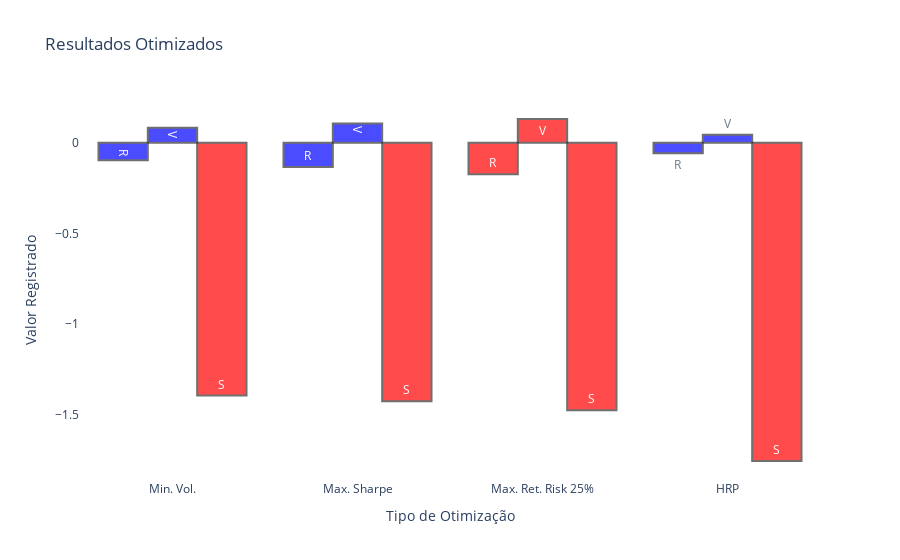

Notebook code cell kept with this figure:
### Markdown cell above
### Comparação entre Otimizações

### Code cell
sharpe_iguais = aux.sharpe(ret_iguais, vol_iguais, selic_a)

ret_cores = [
    'red' if ret < ret_iguais else 'blue'
    for ret in rets.values()
]

vol_cores = [
    'blue' if vol < vol_iguais else 'red'
    for vol in vols.values()
]

sharpe_cores = [
    'red' if s < sharpe_iguais else 'blue'
    for s in sharpes.values()
]

colors = {
    'rets': ret_cores,
    'vols': vol_cores,
    'sharpes': sharpe_cores
}

# rets = jl.load('rets.pkl')
# vols = jl.load('vols.pkl')
# sharpes = jl.load('sharpes.pkl')
# colors = jl.load('colors.pkl')

aux.plot_opt_comparisons(rets, vols, sharpes, colors)

### Figure 1 — Plotly figure (JSON) as saved in the notebook; plotly's stock layout.template omitted (floating-point values rounded to 4 significant figures)
{"data": [{"hoverinfo": "text+y", "marker": {"color": ["blue", "blue", "red", "blue"], "line": {"color": "#333", "width": 2}}, "opacity": 0.7, "showlegend": false, "text": "R", "type": "bar", "x": ["Min. Vol.", "Max. Sharpe", "Max. Ret. Risk 25%", "HRP"], "y": [-0.09642, -0.1337, -0.1749, -0.05837]}, {"hoverinfo": "text+y", "marker": {"color": ["blue", "blue", "red", "blue"], "line": {"color": "#333", "width": 2}}, "opacity": 0.7, "showlegend": false, "text": "V", "type": "bar", "x": ["Min. Vol.", "Max. Sharpe", "Max. Ret. Risk 25%", "HRP"], "y": [0.08195, 0.1063, 0.1306, 0.04343]}, {"hoverinfo": "text+y", "marker": {"color": ["red", "red", "red", "red"], "line": {"color": "#333", "width": 2}}, "opacity": 0.7, "showlegend": false, "text": "S", "type": "bar", "x": ["Min. Vol.", "Max. Sharpe", "Max. Ret. Risk 25%", "HRP"], "y": [-1.395, -1.426, -1.477, -1.756]}], "layout": {"hoverdistance": 100, "plot_bgcolor": "#FFF", "title": {"text": "Resultados Otimizados"}, "xaxis": {"showgrid": false, "title": {"text": "Tipo de Otimização"}}, "yaxis": {"showgrid": false, "title": {"text": "Valor Registrado"}}}}
